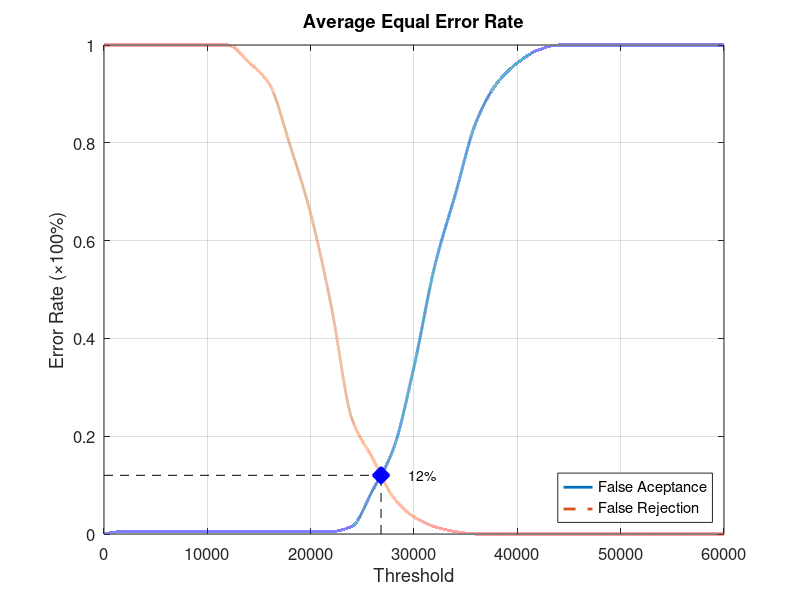
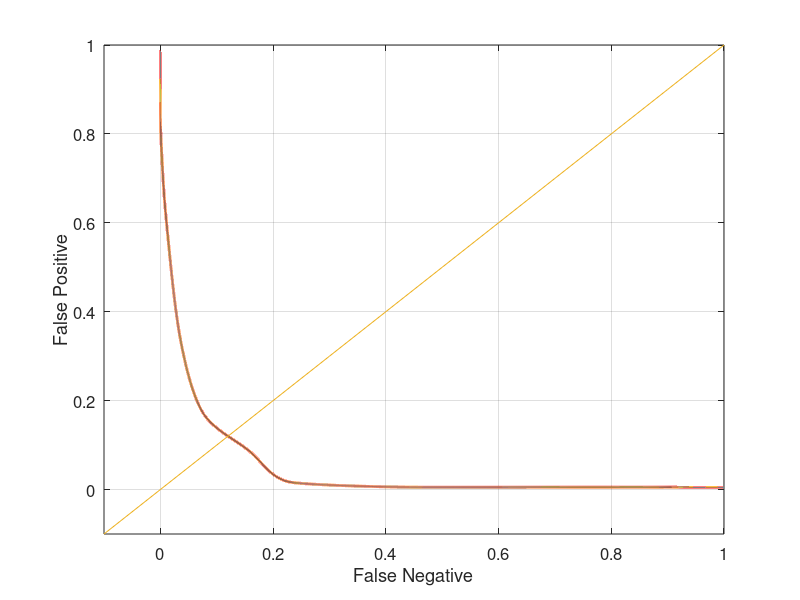

The MATLAB script that drew these images, in order:
function yEER = Database1_3
close all;
clear;
clc;
x = 0:2000:60000;
xq = 0:0.5:60000;

y0 = [0 0.00526316 0.00526316 0.00526316 0.00526316 0.00526316 0.00526316 0.00526316 0.00526316 0.00526316 0.00526316 0.00526316 0.0157895 0.0894737 0.173684 0.342105 0.547368 0.694737 0.842105 0.921053 0.963158 0.989474 1 1 1 1 1 1 1 1 1];
yy0 = interp1(x, y0, xq, 'pchip');
y1 = [1 1 1 1 1 1 1 0.965 0.92 0.795 0.655 0.465 0.235 0.155 0.075 0.035 0.015 0.005 0 0 0 0 0 0 0 0 0 0 0 0 0];
yy1 = interp1(x, y1, xq, 'pchip');

% Calculating EER: 
y2 = abs(y0 - y1);
find(y2 == min(y2))
yy2 = abs(yy0 - yy1);
xEER = find(yy2 == min(yy2));
xEERIndex = xq(xEER) % X-axis EER
yEER = yy0(xEER) % Y-axis EER

main = figure
plot(xq, yy0,'-','LineWidth', 2);	hold on
plot(xq, yy1,'--','LineWidth', 2);	hold on
plot([xEERIndex xEERIndex], [0 yEER], 'k--');	hold on
plot([0 xEERIndex], [yEER yEER], 'k--');	hold on
plot(xEERIndex, yEER, 'bx', 'LineWidth', 10);	hold on
text(xEERIndex + 10 * xEERIndex / 100, yEER, [num2str(round((10000 * yEER)) / 100) '%'])
legend('False Aceptance', 'False Rejection', 'Location', 'SouthEast')
xlabel('Threshold')
ylabel('Error Rate (\times100%)')
title('Average Equal Error Rate')
set(gca, 'FontSize', 12)
axis([0 60000 0 1])
grid on

print(main, 'Database1_3Main', '-dpng');
FNRxFPR = figure('Color', [1 1 1]);
plot(yy1, yy0, '-', yy1, yy0, 'LineWidth', 2);
hold on
y = -0.1:0.1:1
plot(y, y); 
set(gca, 'FontSize', 12)
xlabel('False Negative')
ylabel('False Positive')
axis([-0.1 1 -0.1 1])
set(gca, 'FontSize', 12)
grid on

print(FNRxFPR, 'Database1_3FNRxFPR','-dpng');
end
